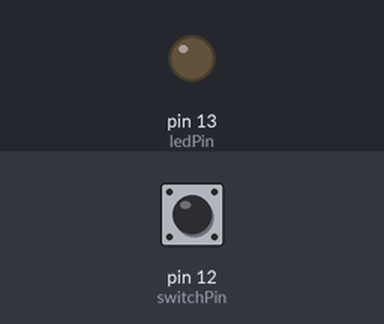
A sketch run on a simulated Arduino Uno, built with avr-gcc and run on an emulated ATmega328P. Shown: output pins drawn as LEDs (lit = HIGH). Dashed ring = blinking. Inputs (shaded band) come from the test bench; at power-on: pin 12 (switchPin) HIGH.

Above: at 1.2 s.
1.3 s: pin 12 (switchPin) pulled LOW for 1 s
At 1.48 s:
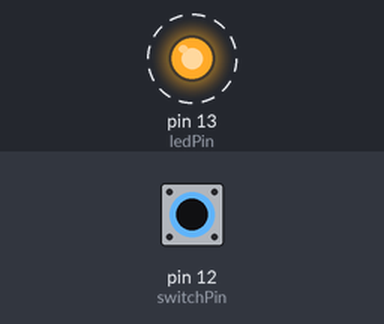
4.3 s: pin 12 (switchPin) pulled LOW for 0.15 s
At 5.5 s:
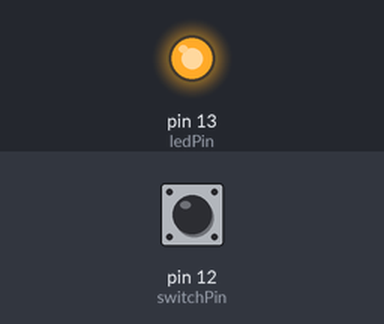
5.9 s: pin 12 (switchPin) pulled LOW for 3.2 s
At 6.2 s:
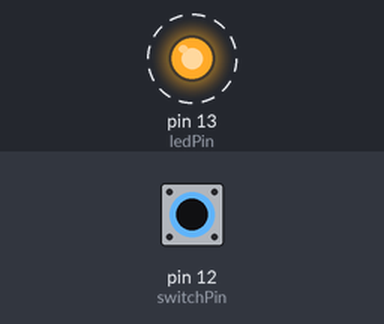
Timing chart, 0 to 10.5 s (numbered marks = the images above; inputs shaded):
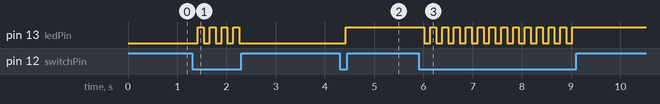

The sketch:

sketch_mar21a.ino
```cpp
int switchPin = 12;
int ledPin = 13;
int trig=0;
void setup() {
digitalWrite(switchPin, HIGH);
pinMode(ledPin, OUTPUT);
}
void loop() {
if(digitalRead(switchPin)==LOW){
  delay(120);
  if(digitalRead(switchPin)==LOW)
  trig=~trig;
  }
 digitalWrite(ledPin,trig);
}
```

Measured:
- after the input at 1.3 s, pin 13 (ledPin): alternates HIGH for 0.12 s and LOW for 0.12 s, 8 changes in all, then stays LOW, starting after 0.12 s
- after the input at 4.3 s, pin 13 (ledPin): LOW → HIGH after 0.12 s
- after the input at 5.9 s, pin 13 (ledPin): alternates HIGH for 0.12 s and LOW for 0.12 s, 26 changes in all, then stays HIGH, starting after 0.12 s
